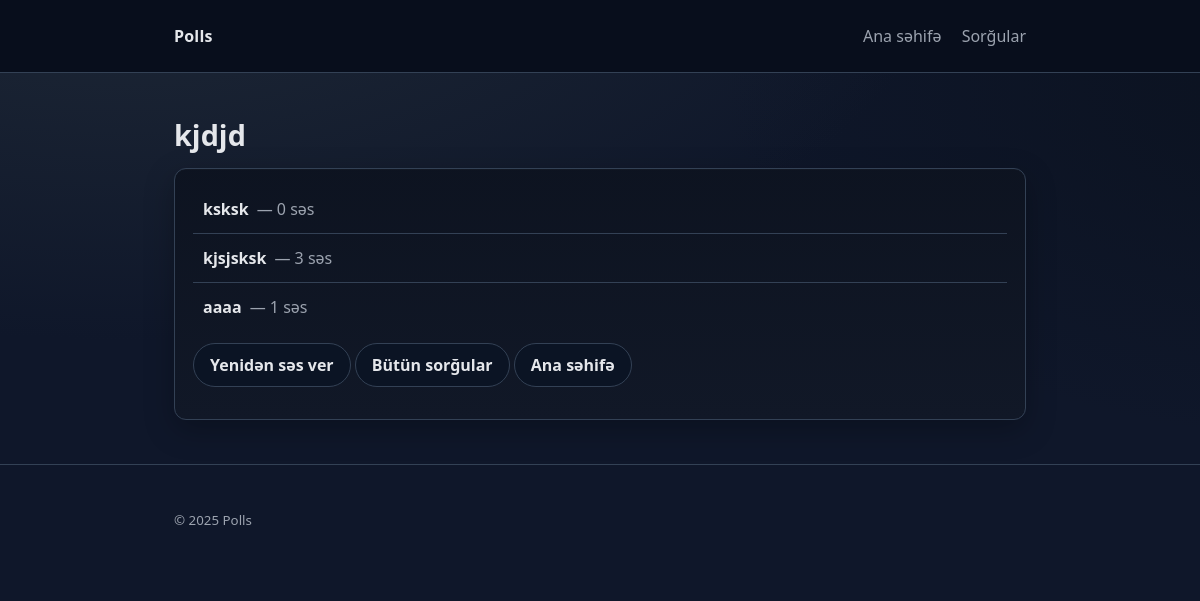
Before: /polls/5/results/ with the older database file.
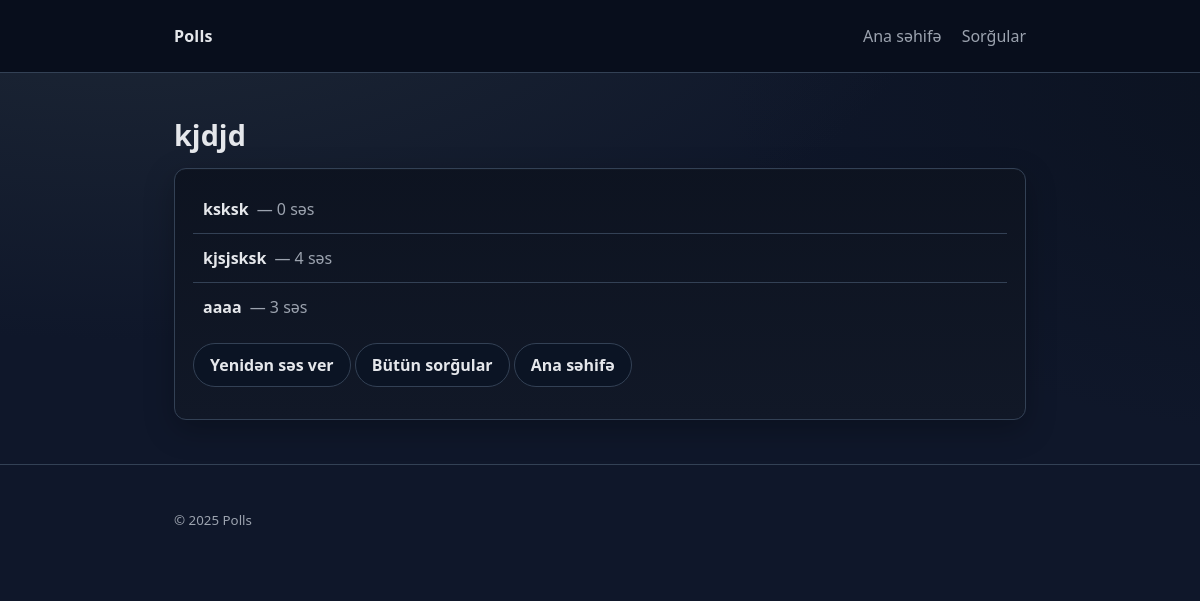
After: the same page with the newer database file.
### polls/models.py (models this page shows, shortened)
class Choice(models.Model):
    question = models.ForeignKey(Question, on_delete=models.CASCADE)  # 🔹 əlaqə buradadır
    choice_text = models.CharField(max_length=200)
    votes = models.IntegerField(default=0)

### polls/views.py (the view)
# urls.py: path("<int:pk>/results/", views.ResultsView.as_view(), name="results"),
class ResultsView(generic.DetailView):
    model = Question
    template_name = "polls/results.html"
    context_object_name = "question"

### polls/templates/polls/results.html (shortened to what this page needs)
{% extends "polls/base.html" %}
{% block content %}
    <h1>{{ question.question_text }}</h1>
    <div class="panel">
        <ul class="list">
        {% for choice in question.choice_set.all %}
            <li><strong>{{ choice.choice_text }}</strong> <span class="muted">— {{ choice.votes }} səs</span></li>
        {% empty %}
            <li class="muted">Seçim yoxdur.</li>
        {% endfor %}
        </ul>
        <p style="margin-top:12px;">
            <a class="btn" href="{% url 'polls:detail' question.id %}">Yenidən səs ver</a>
            <a class="btn" href="{% url 'polls:index' %}">Bütün sorğular</a>
            <a class="btn" href="{% url 'home' %}">Ana səhifə</a>
        </p>
    </div>
{% endblock %}

Changed rows visible on the page:
changed Choice "kjsjsksk": votes "3" → "4"
changed Choice "aaaa": votes "1" → "3"
